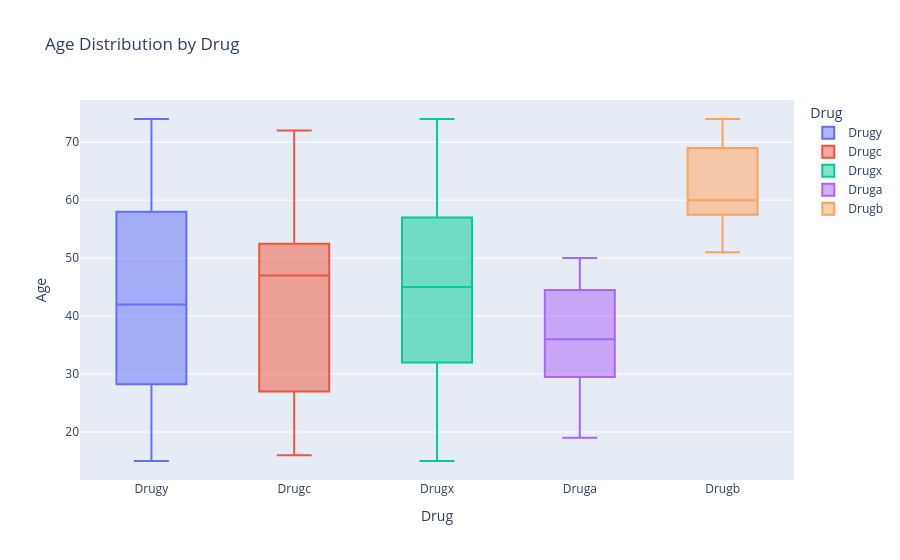

Notebook cell for this chart:
### Code cell
fig = px.box(df, x='Drug', y='Age', color='Drug', title='Age Distribution by Drug' )
fig.show()

### Figure 1 — Plotly figure (JSON) as saved in the notebook; plotly's stock layout.template omitted (floating-point values rounded to 4 significant figures)
{"data": [{"alignmentgroup": "True", "hovertemplate": "Drug=%{x}<br>Age=%{y}<extra></extra>", "legendgroup": "Drugy", "marker": {"color": "#636efa"}, "name": "Drugy", "notched": false, "offsetgroup": "Drugy", "orientation": "v", "showlegend": true, "type": "box", "x": ["Drugy", "Drugy", "Drugy", "Drugy", "Drugy", "Drugy", "Drugy", "Drugy", "Drugy", "Drugy", "Drugy", "Drugy", "Drugy", "Drugy", "Drugy", "Drugy", "Drugy", "Drugy", "Drugy", "Drugy", "Drugy", "Drugy", "Drugy", "Drugy", "Drugy", "Drugy", "Drugy", "Drugy", "Drugy", "Drugy", "Drugy", "Drugy", "Drugy", "Drugy", "Drugy", "Drugy", "Drugy", "Drugy", "Drugy", "Drugy", "Drugy", "Drugy", "Drugy", "Drugy", "Drugy", "Drugy", "Drugy", "Drugy", "Drugy", "Drugy", "Drugy", "Drugy", "Drugy", "Drugy", "Drugy", "Drugy", "Drugy", "Drugy", "Drugy", "Drugy", "Drugy", "Drugy", "Drugy", "Drugy", "Drugy", "Drugy", "Drugy", "Drugy", "Drugy", "Drugy", "Drugy", "Drugy", "Drugy", "Drugy", "Drugy", "Drugy", "Drugy", "Drugy", "Drugy", "Drugy", "Drugy", "Drugy", "Drugy", "Drugy", "Drugy", "Drugy", "Drugy", "Drugy", "Drugy", "Drugy", "Drugy"], "x0": " ", "xaxis": "x", "y": [23, 61, 49, 60, 43, 34, 43, 74, 16, 32, 57, 63, 47, 48, 33, 28, 31, 39, 45, 65, 73, 50, 23, 28, 58, 62, 24, 40, 34, 38, 67, 68, 54, 18, 28, 41, 31, 26, 26, 69, 37, 50, 62, 41, 29, 42, 56, 58, 56, 20, 15, 22, 42, 23, 51, 61, 28, 15, 34, 36, 19, 66, 47, 70, 52, 24, 42, 64, 74, 37, 53, 21, 16, 38, 58, 51, 39, 41, 73, 25, 39, 67, 22, 36, 18, 57, 65, 64, 58, 72, 46], "y0": " ", "yaxis": "y"}, {"alignmentgroup": "True", "hovertemplate": "Drug=%{x}<br>Age=%{y}<extra></extra>", "legendgroup": "Drugc", "marker": {"color": "#EF553B"}, "name": "Drugc", "notched": false, "offsetgroup": "Drugc", "orientation": "v", "showlegend": true, "type": "box", "x": ["Drugc", "Drugc", "Drugc", "Drugc", "Drugc", "Drugc", "Drugc", "Drugc", "Drugc", "Drugc", "Drugc", "Drugc", "Drugc", "Drugc", "Drugc", "Drugc"], "x0": " ", "xaxis": "x", "y": [47, 47, 41, 47, 23, 68, 26, 32, 47, 28, 22, 49, 59, 72, 56, 16], "y0": " ", "yaxis": "y"}, {"alignmentgroup": "True", "hovertemplate": "Drug=%{x}<br>Age=%{y}<extra></extra>", "legendgroup": "Drugx", "marker": {"color": "#00cc96"}, "name": "Drugx", "notched": false, "offsetgroup": "Drugx", "orientation": "v", "showlegend": true, "type": "box", "x": ["Drugx", "Drugx", "Drugx", "Drugx", "Drugx", "Drugx", "Drugx", "Drugx", "Drugx", "Drugx", "Drugx", "Drugx", "Drugx", "Drugx", "Drugx", "Drugx", "Drugx", "Drugx", "Drugx", "Drugx", "Drugx", "Drugx", "Drugx", "Drugx", "Drugx", "Drugx", "Drugx", "Drugx", "Drugx", "Drugx", "Drugx", "Drugx", "Drugx", "Drugx", "Drugx", "Drugx", "Drugx", "Drugx", "Drugx", "Drugx", "Drugx", "Drugx", "Drugx", "Drugx", "Drugx", "Drugx", "Drugx", "Drugx", "Drugx", "Drugx", "Drugx", "Drugx", "Drugx", "Drugx"], "x0": " ", "xaxis": "x", "y": [28, 22, 50, 69, 49, 18, 49, 53, 46, 39, 39, 15, 23, 50, 66, 67, 60, 45, 17, 24, 32, 64, 51, 36, 56, 37, 22, 47, 35, 65, 20, 67, 40, 35, 32, 49, 74, 69, 61, 37, 61, 55, 72, 34, 30, 43, 57, 28, 45, 59, 20, 52, 23, 40], "y0": " ", "yaxis": "y"}, {"alignmentgroup": "True", "hovertemplate": "Drug=%{x}<br>Age=%{y}<extra></extra>", "legendgroup": "Druga", "marker": {"color": "#ab63fa"}, "name": "Druga", "notched": false, "offsetgroup": "Druga", "orientation": "v", "showlegend": true, "type": "box", "x": ["Druga", "Druga", "Druga", "Druga", "Druga", "Druga", "Druga", "Druga", "Druga", "Druga", "Druga", "Druga", "Druga", "Druga", "Druga", "Druga", "Druga", "Druga", "Druga", "Druga", "Druga", "Druga", "Druga"], "x0": " ", "xaxis": "x", "y": [43, 32, 37, 24, 29, 36, 19, 38, 31, 45, 50, 32, 35, 49, 39, 26, 49, 31, 20, 42, 48, 47, 23], "y0": " ", "yaxis": "y"}, {"alignmentgroup": "True", "hovertemplate": "Drug=%{x}<br>Age=%{y}<extra></extra>", "legendgroup": "Drugb", "marker": {"color": "#FFA15A"}, "name": "Drugb", "notched": false, "offsetgroup": "Drugb", "orientation": "v", "showlegend": true, "type": "box", "x": ["Drugb", "Drugb", "Drugb", "Drugb", "Drugb", "Drugb", "Drugb", "Drugb", "Drugb", "Drugb", "Drugb", "Drugb", "Drugb", "Drugb", "Drugb", "Drugb"], "x0": " ", "xaxis": "x", "y": [74, 58, 68, 65, 60, 70, 60, 59, 72, 53, 55, 51, 60, 68, 57, 70], "y0": " ", "yaxis": "y"}], "layout": {"boxmode": "overlay", "legend": {"title": {"text": "Drug"}, "tracegroupgap": 0}, "title": {"text": "Age Distribution by Drug"}, "xaxis": {"anchor": "y", "categoryarray": ["Drugy", "Drugc", "Drugx", "Druga", "Drugb"], "categoryorder": "array", "domain": [0, 1], "title": {"text": "Drug"}}, "yaxis": {"anchor": "x", "domain": [0, 1], "title": {"text": "Age"}}}}
